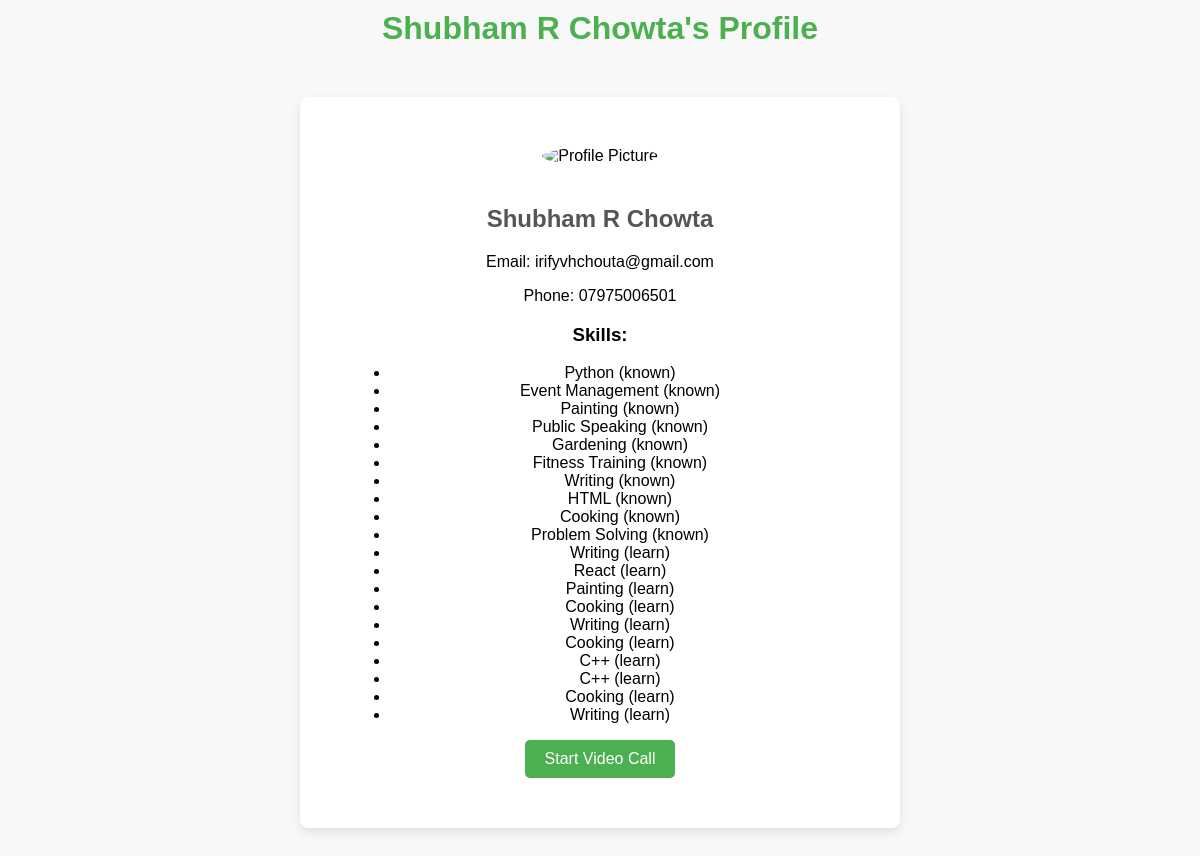
Page /profile/17 (signed in) on the committed database.
### backend/model.py (models this page shows)
class User(db.Model,UserMixin):
    id = db.Column(db.Integer, primary_key=True)
    name = db.Column(db.String(100), nullable=False)
    email = db.Column(db.String(100), unique=True, nullable=False)
    phone = db.Column(db.String(15), nullable=False)
    password = db.Column(db.String(200), nullable=False)

class Skill(db.Model):
    id = db.Column(db.Integer, primary_key=True)
    user_id = db.Column(db.Integer, db.ForeignKey('user.id'), nullable=False)
    skill_name = db.Column(db.String(100), nullable=False)
    category = db.Column(db.String(50), nullable=False)

### backend/mic.py (the view)
@app.route('/profile/<int:user_id>')
@login_required
def profile(user_id):
    user = User.query.get_or_404(user_id)
    skills = Skill.query.filter_by(user_id=user.id).all()
    return render_template('profile.html', user=user, skills=skills)

### backend/auth.py (called while the page is built)
@login_manager.user_loader
def load_user(user_id):
    if user_id is None:
        return None  # ✅ Prevents error
    return User.query.get(user_id)

### backend/templates/profile.html (shortened to what this page needs)
<!DOCTYPE html>
<html lang="en">
<head>
</head>
<body>
    <header>
        <h1>{{ user.name }}'s Profile</h1>
    </header>
    <main>
        <div class="profile-container">
            <div class="profile-pic">
                <img src="{{ url_for('static', filename='images/default-profile.png') }}" alt="Profile Picture">
            </div>
            <h2>{{ user.name }}</h2>
            <p>Email: {{ user.email }}</p>
            <p>Phone: {{ user.phone }}</p>
            <h3>Skills:</h3>
            <ul>
                {% for skill in skills %}
                    <li>{{ skill.skill_name }} ({{ skill.category }})</li>
                {% endfor %}
            </ul>
            <a href="{{ url_for('videocall') }}" class="button">Start Video Call</a>
        </div>
    </main>
</body>
</html>
</body>
</html>

### backend/templates/profile.html (style rules this page uses)
body { font-family: Arial, sans-serif; margin: 0; padding: 0; text-align: center; background-color: #f8f8f8; }
.profile-container { padding: 50px; background-color: #fff; border-radius: 8px; max-width: 500px; margin: 50px auto; box-shadow: 0 4px 10px rgba(0, 0, 0, 0.1); }
.profile-pic img { width: 150px; height: 150px; border-radius: 50%; object-fit: cover; margin-bottom: 20px; }
h1 { font-size: 2rem; color: #4CAF50; margin: 10px 0; }
h2 { font-size: 1.5rem; color: #555; }
.button { display: inline-block; padding: 10px 20px; font-size: 16px; color: white; background-color: #4CAF50; text-align: center; text-decoration: none; border-radius: 5px; transition: background-color 0.3s ease; }

### rows in the picture
User: name "Shubham R Chowta", email "irifyvhchouta@gmail.com", phone "07975006501"
Skill: skill_name "Python", category "known"
Skill: skill_name "Event Management", category "known"
Skill: skill_name "Painting", category "known"
Skill: skill_name "Public Speaking", category "known"
Skill: skill_name "Gardening", category "known"
Skill: skill_name "Fitness Training", category "known"
Skill: skill_name "Writing", category "known"
Skill: skill_name "HTML", category "known"
Skill: skill_name "Cooking", category "known"
Skill: skill_name "Problem Solving", category "known"
Skill: skill_name "Writing", category "learn"
Skill: skill_name "React", category "learn"
Skill: skill_name "Painting", category "learn"
Skill: skill_name "Cooking", category "learn"
Skill: skill_name "Writing", category "learn"
Skill: skill_name "Cooking", category "learn"
Skill: skill_name "C++", category "learn"
Skill: skill_name "C++", category "learn"
Skill: skill_name "Cooking", category "learn"
Skill: skill_name "Writing", category "learn"
